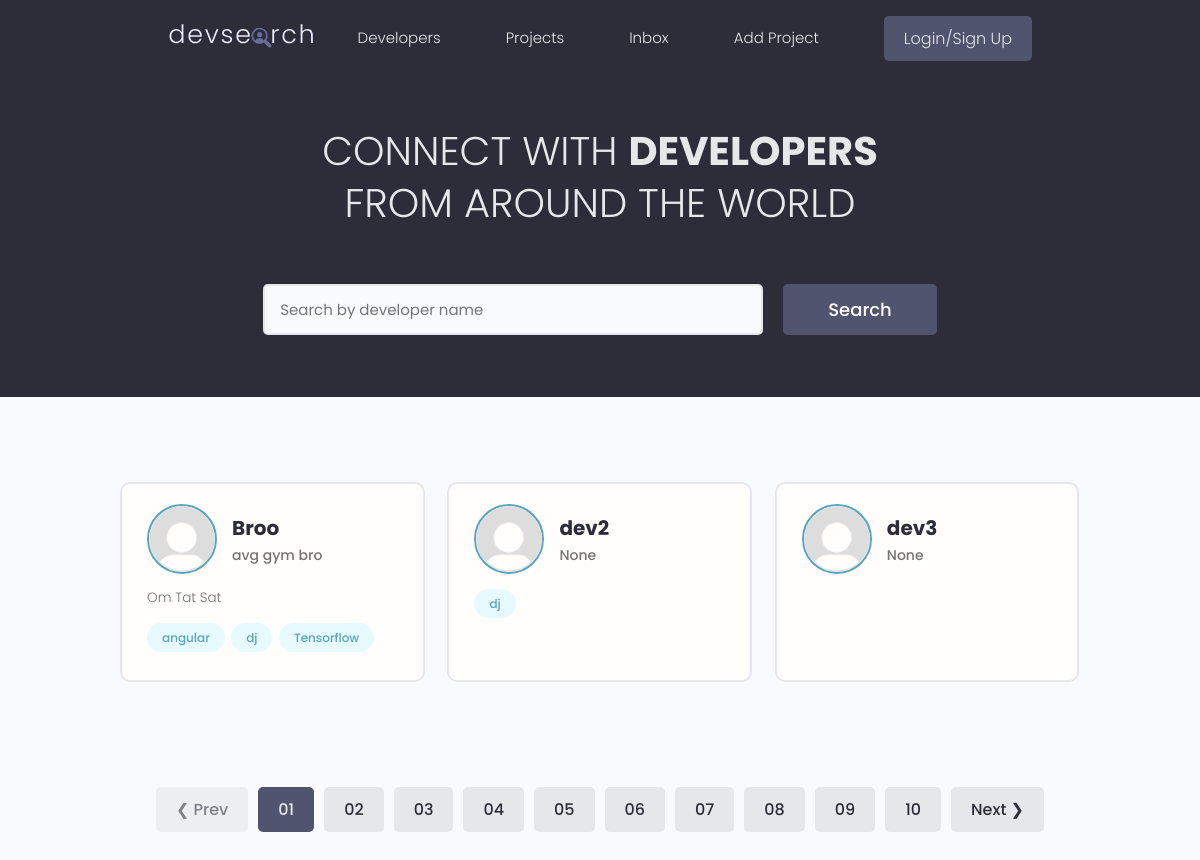
The page / on the database its author committed.
### users/models.py (models this page shows, shortened)
class Profile(models.Model):
    user = models.OneToOneField(User, on_delete = models.CASCADE, null = True, blank = True)
    name = models.CharField(max_length = 200, blank = True, null = True)
    username = models.CharField(max_length=200, blank = True, null = True)
    location = models.CharField(max_length=200, blank = True, null = True)
    email = models.EmailField(max_length = 500, blank = True, null = True)
    short_intro = models.CharField(max_length = 200, blank = True, null = True)
    bio = models.TextField(blank = True, null = True)
    profile_image = models.ImageField(null = True, blank = True, upload_to = 'profiles/', default="profiles/default.png")
    social_github = models.CharField(max_length = 200, blank=True, null = True)
    social_twitter = models.CharField(max_length = 200, blank=True, null = True)
    social_linkedin = models.CharField(max_length = 200, blank=True, null = True)
    social_youtube = models.CharField(max_length = 200, blank=True, null = True)
    social_website = models.CharField(max_length = 200, blank=True, null = True)
    created = models.DateTimeField(auto_now_add=True)
    id = models.UUIDField(default = uuid.uuid4, primary_key=True, unique=True, editable=False)

class Skill(models.Model):
    owner = models.ForeignKey(Profile, on_delete=models.CASCADE, null = True, blank = True)
    name = models.CharField(max_length=200, blank= True, null = True)
    description = models.TextField(null = True, blank = True)
    created = models.DateTimeField(auto_now_add=True)
    id = models.UUIDField(default=uuid.uuid4, unique=True,primary_key=True, editable=False)

### users/views.py (the view)
# urls.py: path('', views.profiles, name = 'profiles'),
def profiles(request):
    profiles = Profile.objects.all()
    return render(request, 'users/profiles.html', {'profiles':profiles})

### users/templates/users/profiles.html (shortened to what this page needs)
{% extends 'main.html' %}
{% block content %}
<main class="home">
    <section class="hero-section text-center">
      <div class="container container--narrow">
        <div class="hero-section__box">
          <h2>CONNECT WITH <span>DEVELOPERS</span></h2>
          <h2>FROM AROUND THE WORLD</h2>
        </div>
        <div class="hero-section__search">
          <form class="form" action="#" method="get">
            <div class="form__field">
              <input class="input input--text" id="formInput#search" type="text" name="text"
                placeholder="Search by developer name" />
            </div>
            <input class="btn btn--sub btn--lg" type="submit" value="Search" />
          </form>
        </div>
      </div>
    </section>
    <section class="devlist">
      <div class="container">
        <div class="grid grid--three">
            {% for profile in  profiles%}
          <div class="column card">
            <div class="dev">
              <a href="{% url 'profile' profile.id %}" class="card__body">
                <div class="dev__profile">
                  <img class="avatar avatar--md" src="{{profile.profile_image.url}}" alt="image" />
                  <div class="dev__meta">
                    <h3>{{profile.name}}</h3>
                    <h5>{{profile.short_intro|slice:"60"}}</h5>
                  </div>
                </div>
                <p class="dev__info">
                  {{profile.bio| slice:"150"}}
                </p>
                <div class="dev__skills">
                 {% for skill in  profile.skill_set.all|slice:"5"%}
                  <span class="tag tag--pill tag--main">
                    <small>{{skill.name}}</small>
                  </span>
                  {% endfor %}
                </div>
              </a>
            </div>
          </div>
          {% endfor %}
        </div>
      </div>
    </section>
    <div class="pagination">
      <ul class="container">
        <li><a href="#" class="btn btn--disabled">&#10094; Prev</a></li>
        <li><a href="#" class="btn btn--sub">01</a></li>
        <li><a href="#" class="btn">02</a></li>
        <li><a href="#" class="btn">03</a></li>
        <li><a href="#" class="btn">04</a></li>
        <li><a href="#" class="btn">05</a></li>
        <li><a href="#" class="btn">06</a></li>
        <li><a href="#" class="btn">07</a></li>
        <li><a href="#" class="btn">08</a></li>
        <li><a href="#" class="btn">09</a></li>
        <li><a href="#" class="btn">10</a></li>
        <li><a href="#" class="btn">Next &#10095;</a></li>
      </ul>
    </div>
  </main>
{% endblock content %}

### static/styles/app.css (style rules this page uses)
:root { --color-sub: #2d2d39; }
.btn--sub { background-color: var(--color-sub-light); }
.card { border: 2px solid var(--color-light); }
img { width: 100%; }
.hero-section { height: 40vh; display: flex; align-items: center; background-color: var(--color-sub); }
.hero-section__box { margin-bottom: 4rem; }
.hero-section__box > h2, .hero-section__box > h2 > span { font-size: 4rem; color: var(--color-light); line-height: 1.3; text-transform: uppercase; }
.hero-section__box > h2 { font-weight: 300; }
.hero-section__box > h2 > span { font-weight: 700; }
.hero-section__search > .form { display: flex; align-items: center; justify-content: center; gap: 2rem; }
.hero-section__search > .form input.input--text { width: 50rem; }
.devlist { margin-top: 8rem; }
.devlist .grid { align-items: stretch; }
.devlist .dev .dev__profile { display: flex; align-items: center; gap: 1.5rem; }
.devlist .dev .dev__meta h3 { color: var(--color-sub); font-size: 2rem; font-weight: 700; }
.devlist .dev .dev__meta h5 { color: var(--color-text); font-size: 1.4rem; font-weight: 500; }
.devlist .dev .dev__info { margin: 1.5rem 0; font-size: 1.35rem; line-height: 1.4; text-align: justify; }
.pagination { margin-top: 8rem; margin-bottom: 10rem; }
.pagination > ul { flex-wrap: wrap; list-style: none; display: flex; align-items: center; justify-content: center; gap: 1rem; }
.pagination .btn { color: var(--color-sub); }
.pagination .btn.btn--sub { color: var(--color-light); }

### static/uikit/styles/modules/_variables.css (style rules this page uses)
:root { --color-main: #5aa5b9; --color-main-light: #e6faff; --color-sub: #3f4156; --color-sub-light: #51546e; --color-sub-lighter: #ededfd; --color-text: #737373; --color-gray: #8b8b8b; --color-light: #e5e7eb; --color-light-gray: #767676; --color-bg: #f8fafd; --color-white: #fffefd; --color-white-light: #f3f3f3; --color-success: #359e64; --color-success-bg: #def8e8; --color-error: #fc4b0b; --color-error-bg: #fff2ee; --font-base: 'Poppins', arial, helvetica, 'Segoe UI', roboto, ubuntu, sans-serif; --font-monospace: 'Fira Code', 'Courier New', courier, monospace; --font-regular: 300; --font-medium: 500; --font-bold: 700; --generic-shadow: 1px 1px 5px #00000010; --generic-transition: all 0.3s ease-in-out; }

### static/uikit/styles/modules/_base.css (style rules this page uses)
* { margin: 0; padding: 0; box-sizing: border-box; text-rendering: optimizeLegibility; color: inherit; font-size: inherit; }
html { font-size: 50%; }
@media only screen and (min-width: 480px) { html { font-size: 56.25%; } }
@media only screen and (min-width: 1200px) { html { font-size: 62.5%; } }
body { line-height: 1.6; font-weight: 400; font-size: 1.5rem; color: var(--color-text); background-color: var(--color-bg); min-height: 100vh; }

### static/uikit/styles/modules/_typography.css (style rules this page uses)
* { font-family: var(--font-base); }
h2 { font-size: 3.6rem; font-weight: var(--font-bold); }
h3 { font-size: 3.2rem; font-weight: var(--font-medium); }
h5 { font-size: 2.4rem; font-weight: var(--font-medium); }
h5, h6 { font-weight: var(--font-regular); }
p, span, strong { font-size: 1.6rem; color: var(--color-text); font-weight: var(--font-regular); }
a { padding-bottom: 2px; text-decoration: none; display: inline-block; color: var(--color-main); font-weight: var(--font-medium); }

### static/uikit/styles/modules/_utilities.css (style rules this page uses)
.container { width: 92%; max-width: 165rem; margin: 0 auto; box-sizing: border-box; }
.container--narrow { width: 92%; max-width: 120rem; }
@media screen and (min-width: 1000px) { .container { width: 90%; } }
@media screen and (min-width: 1000px) { .container--narrow { width: 85%; } }
@media screen and (min-width: 1200px) { .container { width: 80%; } }
@media screen and (min-width: 1200px) { .container--narrow { width: 72%; } }
.text-center { text-align: center; }

### static/uikit/styles/modules/_avatar.css (style rules this page uses)
.avatar { border-radius: 50%; border: 2px solid var(--color-main); object-fit: cover; }
.avatar--md { height: 7rem; width: 7rem; }

### static/uikit/styles/modules/_button.css (style rules this page uses)
.btn { display: inline-block; position: relative; cursor: pointer; background-color: var(--color-light); font-weight: var(--font-medium); color: var(--color-sub); text-decoration: none; padding: 1rem 2rem; border-radius: 0.5rem; border: none; width: -webkit-fit-content; width: -moz-fit-content; width: fit-content; height: -webkit-fit-content; height: -moz-fit-content; height: fit-content; font-size: 1.6rem; outline-width: 0; outline-color: transparent; -webkit-backface-visibility: hidden; backface-visibility: hidden; transition: all 0.3s ease-in-out; }
.btn:disabled, .btn--disabled { cursor: not-allowed; opacity: 0.6; }
.btn--sub { background-color: var(--color-sub); color: var(--color-white); }
.btn--lg { font-size: 1.8rem; padding: 1.2rem 4.5rem; }

### rows shown on the page
Profile: profile_image (placeholder picture), name "Broo", short_intro "avg gym bro", bio "Om Tat Sat"
Skill: name "angular"
Skill: name "dj"
Skill: name "Tensorflow"
Profile: profile_image (placeholder picture), name "dev2", short_intro "None"
Skill: name "dj"
Profile: profile_image (placeholder picture), name "dev3", short_intro "None"
